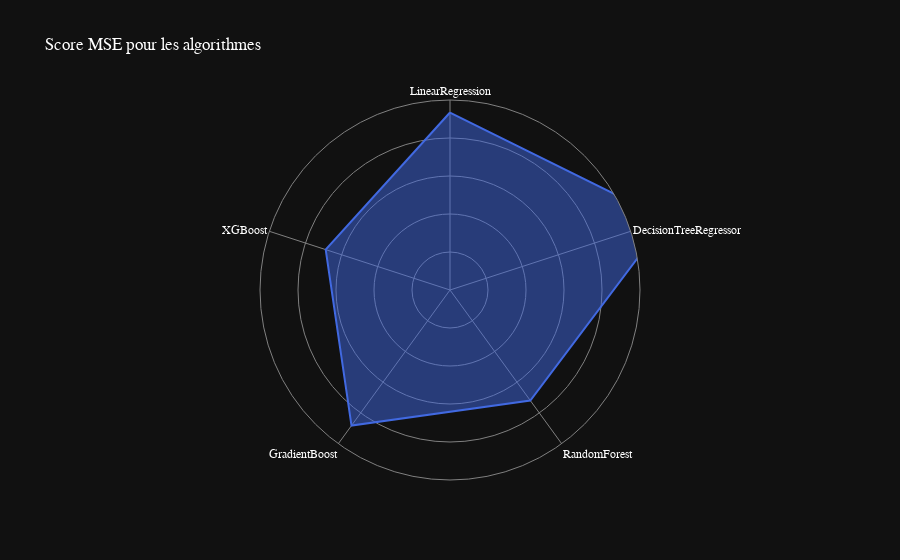

The code cell stored with this chart in its notebook:
### Code cell
# affichage en spiderchart des scores MSE des algorithmes
df = pd.DataFrame(dict(
    r=[mse_linear/10e3, mse_tree/10e3, mse_random_forest/10e3, mse_gradient/10e3, mse_xgboost/10e3],
    theta=['LinearRegression','DecisionTreeRegressor','RandomForest',
           'GradientBoost', 'XGBoost']))

fig = px.line_polar(df, r='r', theta='theta',title="Score MSE pour les algorithmes", line_close=True, template='plotly_dark', color_discrete_sequence=['royalblue'])
fig.update_traces(fill='toself')
# change la police
fig.update_layout(
    font=dict(
        family="Optima",
        size=12,
        color="white"
    )
)
# Masquer la ligne représentant les valeurs de 0 à 5 sur l'axe radial
fig.update_layout(
    polar=dict(
        radialaxis=dict(
            showline=False, # masquer la ligne sur l'axe radial
            range=[0,1], # plage maximale de l'axe radial
            showticklabels=False
        )
    )
)

fig.update_layout(
    polar=dict(
        radialaxis=dict(gridcolor='gray', linecolor='gray'),
        angularaxis=dict(gridcolor='gray', linecolor='gray')
    )
)
fig.show()

### Figure 1 — Plotly figure (JSON) as saved in the notebook; plotly's stock layout.template omitted (floating-point values rounded to 4 significant figures)
{"data": [{"fill": "toself", "hovertemplate": "r=%{r}<br>theta=%{theta}<extra></extra>", "legendgroup": "", "line": {"color": "royalblue", "dash": "solid"}, "marker": {"symbol": "circle"}, "mode": "lines", "name": "", "r": [0.934, 1.198, 0.719, 0.8821, 0.6879, 0.934], "showlegend": false, "subplot": "polar", "theta": ["LinearRegression", "DecisionTreeRegressor", "RandomForest", "GradientBoost", "XGBoost", "LinearRegression"], "type": "scatterpolar"}], "layout": {"font": {"color": "white", "family": "Optima", "size": 12}, "legend": {"tracegroupgap": 0}, "polar": {"angularaxis": {"direction": "clockwise", "gridcolor": "gray", "linecolor": "gray", "rotation": 90}, "domain": {"x": [0, 1], "y": [0, 1]}, "radialaxis": {"gridcolor": "gray", "linecolor": "gray", "range": [0, 1], "showline": false, "showticklabels": false}}, "title": {"text": "Score MSE pour les algorithmes"}}}
